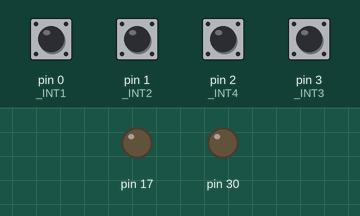
Simulated run of this sketch. Board: Arduino Leonardo, built with avr-gcc and run on an emulated ATmega32U4. On the bench: output pins drawn as LEDs (lit = HIGH). Inputs (shaded band) come from the test bench; at power-on: pin 0 (_INT1), pin 1 (_INT2), pin 2 (_INT4), pin 3 (_INT3) HIGH. USB keyboard and mouse output is not drawn.

Above: at 0.05 s.
Timing chart, 0 to 3.0 s (numbered marks = the images above):
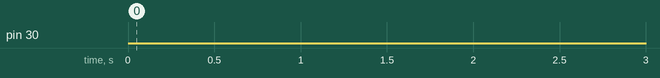

The sketch:

RCUSB4.ino
```cpp
// (licence header left out)
#include <EEPROM.h>
#include <Joystick.h>
#include "AVRPort23.h"

#define CHAN1 D,0
#define _INT1 0
#define CHAN2 D,1
#define _INT2 1
#define CHAN3 D,3
#define _INT3 3
#define CHAN4 D,2
#define _INT4 2
#define RXLED B,0
#define TXLED D,5

// channel logic is hardcoded, so it is not sufficient to
// change the number of channels only here
#define CHANNELS 4
#define AXISMIN 750
#define AXISMAX 2250

// number of loop cycles for the axis initial auto calibration,
// set it to the 0 to disable the inital auto calibration
#define CALTIMER 10000
// number of loop cycles to wait before performing calibration
// to avoid transient states, e.g. during radio pairing and receiver
// power on, set it to the 0 to disable the wait
#define CALWAIT 4000
// number of loop cycles for calibration LED blink (half period)
#define CALBLINK 50
// over 1/2 positive angle for auto calibration threshold
#define CALTHRESHPOS 1 / 2
// bellow 1/2 negative angle for auto calibration threshold
#define CALTHRESHNEG 1 / 2

#define CALZERO ((AXISMAX - AXISMIN) / 2 + AXISMIN)
#define CALMAXTHRESH (CALZERO + (AXISMAX - CALZERO) * CALTHRESHPOS)
#define CALMINTHRESH (CALZERO - (CALZERO - AXISMIN) * CALTHRESHNEG)

Joystick_ Joystick(JOYSTICK_DEFAULT_REPORT_ID,JOYSTICK_TYPE_GAMEPAD,
  0, 0,                 // Button Count, Hat Switch Count
  true, true, false,    // X, Y, Z
  true, true, false,    // Rx, Ry, Rz
  false, false,         // Rudder, Throttle
  false, false, false); // Accelerator, Brake, Steering

unsigned int Caltimer = CALTIMER;
unsigned int Calwait = CALWAIT;
bool Send;
bool EECalValid;
bool EECalWrite;
unsigned int x;
volatile unsigned long Time[CHANNELS];
volatile unsigned int Value[CHANNELS];
volatile bool ValChanged[CHANNELS];
unsigned int NewValue[CHANNELS];
unsigned int AxisMax[CHANNELS];
unsigned int AxisMin[CHANNELS];
struct sEECal
{
  unsigned int AxisMax[CHANNELS];
  unsigned int AxisMin[CHANNELS];
  unsigned int ChkSum;
} EECal;

unsigned int eecalchksum(struct sEECal EECal)
{
  unsigned int ChkSum = 0;
  for (x = 0; x < CHANNELS; x++)
  {
    ChkSum += EECal.AxisMax[x] + EECal.AxisMin[x];
  }
  return ChkSum;
}

bool checkeecal(struct sEECal EECal)
{
  bool EECalValid = true;
  unsigned int ChkSum = 0;

  for (x = 0; x < CHANNELS; x++)
    if (EECal.AxisMax[x] < CALMAXTHRESH || EECal.AxisMax[x] > AXISMAX || \
      EECal.AxisMin[x] > CALMINTHRESH || EECal.AxisMin[x] < AXISMIN)
        EECalValid = false;
  if (eecalchksum(EECal) != EECal.ChkSum)
    EECalValid = false;

  return EECalValid;
}

unsigned int getaxismax(unsigned char axis)
{
  if (AxisMax[axis] > CALMAXTHRESH)
  {
    if (EECalValid)
    {
      if (AxisMax[axis] != EECal.AxisMax[axis])
        EECalWrite = true;
    }
    else
      EECalWrite = true;
    EECal.AxisMax[axis] = AxisMax[axis];
  }
  else
    EECal.AxisMax[axis] = EECalValid ? EECal.AxisMax[axis] : AXISMAX;
  return EECal.AxisMax[axis];
}

unsigned int getaxismin(unsigned char axis)
{
  if (AxisMin[axis] < CALMINTHRESH)
  {
    if (EECalValid)
    {
      if (AxisMin[axis] != EECal.AxisMin[axis])
        EECalWrite = true;
    }
    else
      EECalWrite = true;
    EECal.AxisMin[axis] = AxisMin[axis];
  }
  else
    EECal.AxisMin[axis] = EECalValid ? EECal.AxisMin[axis] : AXISMIN;
  return EECal.AxisMin[axis];
}

void setup()
{
  for (x = 0; x < CHANNELS; x++)
  {
    NewValue[x] = CALZERO;
    AxisMax[x] = CALMAXTHRESH;
    AxisMin[x] = CALMINTHRESH;
  }
  EEPROM.get(0, EECal);
  EECalValid = checkeecal(EECal);
  portMode(CHAN1, INPUT, HIGH);
  portMode(CHAN2, INPUT, HIGH);
  portMode(CHAN3, INPUT, HIGH);
  portMode(CHAN4, INPUT, HIGH);
  portMode(RXLED, OUTPUT, LOW);
  portMode(TXLED, OUTPUT, LOW);

  attachInterrupt(_INT1, isr1, CHANGE);
  attachInterrupt(_INT2, isr2, CHANGE);
  attachInterrupt(_INT3, isr3, CHANGE);
  attachInterrupt(_INT4, isr4, CHANGE);
}

void loop()
{
  Send = false;
  if (ValChanged[0])
  {
    NewValue[0] = (NewValue[0] + Value[0]) / 2;
    if (!Caltimer)
    {
      Joystick.setXAxis(NewValue[0]);
      Send = true;
    }
    ValChanged[0] = false;
  }

  if (ValChanged[1])
  {
    NewValue[1] = (NewValue[1] + Value[1]) / 2;
    if (!Caltimer)
    {
      Joystick.setYAxis(NewValue[1]);
      Send = true;
    }
    ValChanged[1] = false;
  }

  if (ValChanged[2])
  {
    NewValue[2] = (NewValue[2] + Value[2]) / 2;
    if (!Caltimer)
    {
      Joystick.setRxAxis(NewValue[2]);
      Send = true;
    }
    ValChanged[2] = false;
  }

  if (ValChanged[3])
  {
    NewValue[3] = (NewValue[3] + Value[3]) / 2;
    if (!Caltimer)
    {
      Joystick.setRyAxis(NewValue[3]);
      Send = true;
    }
    ValChanged[3] = false;
  }

  if (Calwait)
    Calwait--;
  else if (Caltimer)
  {
    for (x = 0; x < CHANNELS; x++)
    {
      if (NewValue[x] > AxisMax[x] && NewValue[x] <= AXISMAX)
        AxisMax[x] = NewValue[x];
      if (NewValue[x] < AxisMin[x] && NewValue[x] >= AXISMIN)
        AxisMin[x] = NewValue[x];
    }
    if (!(Caltimer % CALBLINK))
      portToggle(TXLED);
    Caltimer--;
    if (!Caltimer)
    {
      // auto calibration finish code
      EECalWrite = false;
      Joystick.begin(false);
      Joystick.setXAxisRange(getaxismax(0), getaxismin(0));
      Joystick.setYAxisRange(getaxismax(1), getaxismin(1));
      Joystick.setRxAxisRange(getaxismax(2), getaxismin(2));
      Joystick.setRyAxisRange(getaxismax(3), getaxismin(3));
      Joystick.setXAxis(NewValue[0]);
      Joystick.setYAxis(NewValue[1]);
      Joystick.setRxAxis(NewValue[2]);
      Joystick.setRyAxis(NewValue[3]);
      if (EECalWrite)
      {
        EECal.ChkSum = eecalchksum(EECal);
        EEPROM.put(0, EECal);
      }
      Joystick.sendState();
    }
  } else if (Send)
    Joystick.sendState();

  delay(1);
}

void isr1()
{
  if (portRead(CHAN1)) Time[0] = micros();
  else if (micros() > Time[0])
  {
    Value[0] = (Value[0] + (micros() - Time[0])) / 2;
    ValChanged[0] = true;
  }
}

void isr2()
{
  if (portRead(CHAN2)) Time[1] = micros();
  else if (micros() > Time[1])
  {
    Value[1] = (Value[1] + (micros() - Time[1])) / 2;
    ValChanged[1] = true;
  }
}

void isr3()
{
  if (portRead(CHAN3)) Time[2] = micros();
  else if (micros() > Time[2])
  {
    Value[2] = (Value[2] + (micros() - Time[2])) / 2;
    ValChanged[2] = true;
  }
}

void isr4()
{
  if (portRead(CHAN4)) Time[3] = micros();
  else if (micros() > Time[3])
  {
    Value[3] = (Value[3] + (micros() - Time[3])) / 2;
    ValChanged[3] = true;
  }
}
```

AVRPort23.h
```cpp
// (licence header left out)
/*
   portMode(port, pin, mode, state)
   portMode2(port, pin, mode)
   portRead(port, pin)
   portWrite(port, pin, value)
   portToggle(port, pin)
*/

#define __portGet(port, pin)          ((PIN##port >> pin) & 0x01)
#define __portSet(port, pin)          ((PORT##port) |= (1 << pin))
#define __portClear(port, pin)        ((PORT##port) &= ~(1 << pin))
#define __portToggle(port, pin)       ((PIN##port) |= (1 << pin))
#define __portToggle2(port, pin)      ((PORT##port) ^= (1 << pin)) //Belegt 4 byte mehr
#define __portInput(port, pin)        ((DDR##port) &= ~(1 << pin))
#define __portOutput(port, pin)       ((DDR##port) |= (1 << pin))

#define __portMode(port, pin, mode, state)  (mode ? __portOutput(port, pin) : __portInput(port, pin)) & (state ? __portSet(port, pin) : __portClear(port, pin))
#define __portModeS(port, pin, mode)  (mode ? __portOutput(port, mode) : __portInput(port, mode))
#define __portWrite(port, pin, value) (value ? __portSet(port, pin) : __portClear(port, pin))

#define portMode(args...) __portMode(args)
#define portModeS(args...) __portModeS(args)

#define portRead(args...) __portGet(args)
#define portWrite(args...) __portWrite(args)
#define portToggle(args...) __portToggle(args)
```
